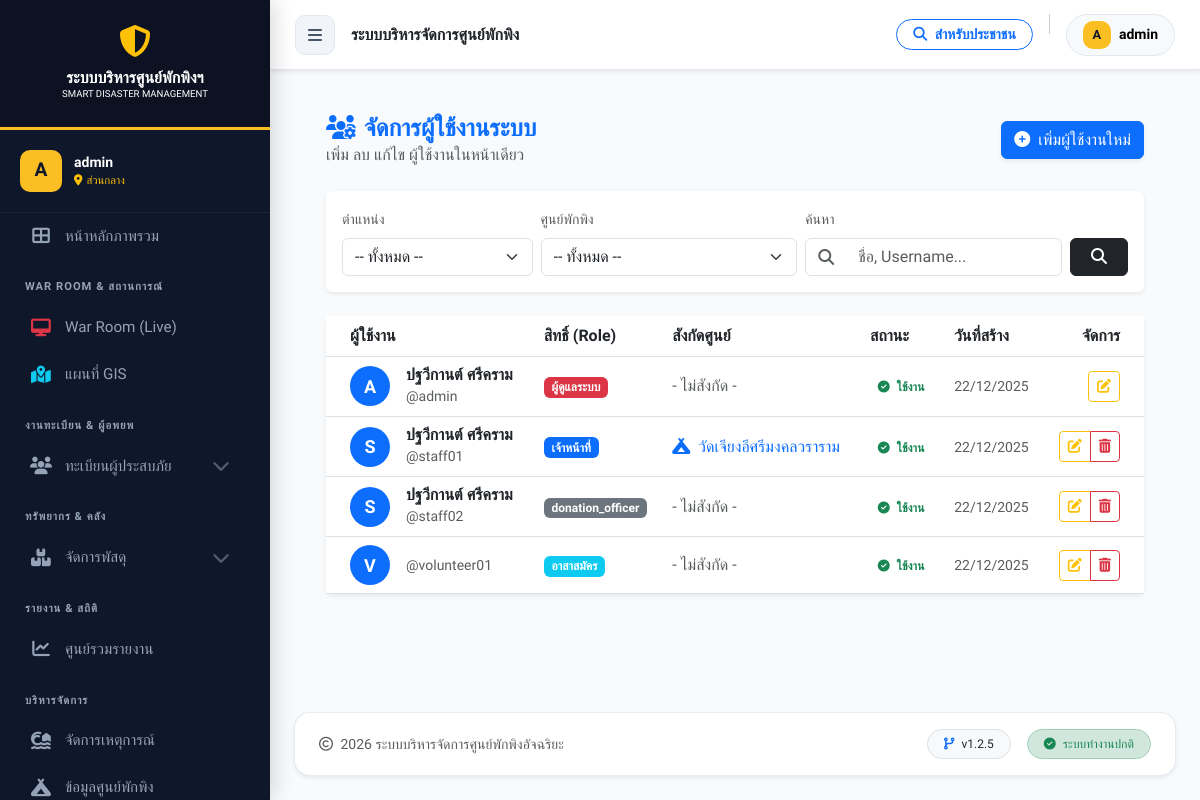
Screenshot of /user_manager.php (signed in) with the database file from the repository.
### tables this page shows
CREATE TABLE `users` (
  `id` int(11) NOT NULL,
  `username` varchar(50) NOT NULL COMMENT 'ชื่อผู้ใช้',
  `password` varchar(255) NOT NULL COMMENT 'รหัสผ่าน (Hashed)',
  `first_name` varchar(100) DEFAULT '',
  `last_name` varchar(100) DEFAULT '',
  `full_name` varchar(100) NOT NULL COMMENT 'ชื่อ-นามสกุล',
  `role` varchar(50) NOT NULL DEFAULT 'staff',
  `shelter_id` int(11) DEFAULT NULL COMMENT 'สังกัดศูนย์พักพิง',
  `created_at` timestamp NOT NULL DEFAULT current_timestamp(),
  `last_login` datetime DEFAULT NULL,
  `status` enum('active','inactive') DEFAULT 'active' COMMENT 'สถานะผู้ใช้'
);

CREATE TABLE `shelters` (
  `id` int(11) NOT NULL,
  `incident_id` int(11) NOT NULL COMMENT 'ผูกกับเหตุการณ์ไหน',
  `name` varchar(200) NOT NULL COMMENT 'ชื่อศูนย์',
  `location` text NOT NULL COMMENT 'ที่ตั้ง',
  `district` varchar(100) DEFAULT NULL,
  `province` varchar(100) DEFAULT NULL,
  `latitude` decimal(10,8) DEFAULT NULL,
  `longitude` decimal(11,8) DEFAULT NULL,
  `capacity` int(11) NOT NULL DEFAULT 0 COMMENT 'ความจุสูงสุด',
  `contact_person` varchar(255) DEFAULT NULL,
  `contact_phone` varchar(20) DEFAULT NULL,
  `status` enum('open','full','closed') NOT NULL DEFAULT 'open',
  `last_updated` datetime DEFAULT NULL,
  `created_at` datetime DEFAULT current_timestamp()
);

### user_manager.php (the view, shortened to what this page needs)
<?php
include 'includes/header.php';
$search = isset($_GET['search']) ? trim($_GET['search']) : '';
$sql = "SELECT u.*, s.name as shelter_name FROM users u LEFT JOIN shelters s ON u.shelter_id = s.id WHERE 1=1";
$sql .= " ORDER BY u.created_at DESC";
$result = $conn->query($sql);
function getRoleBadge($role) {
    switch ($role) {
        case 'admin': return '<span class="badge bg-danger">ผู้ดูแลระบบ</span>';
        case 'staff': return '<span class="badge bg-primary">เจ้าหน้าที่</span>';
        case 'volunteer': return '<span class="badge bg-info">อาสาสมัคร</span>';
        default: return '<span class="badge bg-secondary">'.$role.'</span>';
    }
}
?>
<link rel="stylesheet" href="https://cdn.jsdelivr.net/npm/sweetalert2@11/dist/sweetalert2.min.css">
<div class="main-content">
    <div class="page-content">
        <div class="container-fluid">
            <div class="d-flex justify-content-between align-items-center mb-4">
                <div>
                    <h4 class="mb-0 text-primary fw-bold"><i class="fas fa-users-cog me-2"></i>จัดการผู้ใช้งานระบบ</h4>
                    <span class="text-muted">เพิ่ม ลบ แก้ไข ผู้ใช้งานในหน้าเดียว</span>
                </div>
                <button type="button" class="btn btn-primary shadow-sm" onclick="openModal()">
                    <i class="fas fa-plus-circle me-1"></i> เพิ่มผู้ใช้งานใหม่
                </button>
            </div>
            <div class="card border-0 shadow-sm mb-4">
                <div class="card-body">
                    <form method="GET" class="row g-2 align-items-end">
                        <div class="col-md-3">
                            <label class="form-label small text-muted">ตำแหน่ง</label>
                            <select name="role" class="form-select" onchange="this.form.submit()">
                                <option value="">-- ทั้งหมด --</option>
                            </select>
                        </div>
                        <div class="col-md-4">
                            <label class="form-label small text-muted">ศูนย์พักพิง</label>
                            <select name="shelter_id" class="form-select" onchange="this.form.submit()">
                                <option value="">-- ทั้งหมด --</option>
                            </select>
                        </div>
                        <div class="col-md-4">
                            <label class="form-label small text-muted">ค้นหา</label>
                            <div class="input-group">
                                <span class="input-group-text bg-white"><i class="fas fa-search text-muted"></i></span>
                                <input type="text" class="form-control border-start-0" name="search" placeholder="ชื่อ, Username..." value="<?php echo htmlspecialchars($search); ?>">
                            </div>
                        </div>
                        <div class="col-md-1">
                            <button type="submit" class="btn btn-dark w-100"><i class="fas fa-search"></i></button>
                        </div>
                    </form>
                </div>
            </div>
            <div class="card border-0 shadow-sm">
                <div class="card-body p-0">
                    <div class="table-responsive">
                        <table class="table table-hover align-middle mb-0">
                            <thead class="bg-light">
                                <tr>
                                    <th class="ps-4">ผู้ใช้งาน</th>
                                    <th>สิทธิ์ (Role)</th>
                                    <th>สังกัดศูนย์</th>
                                    <th>สถานะ</th>
                                    <th>วันที่สร้าง</th>
                                    <th class="text-end pe-4">จัดการ</th>
                                </tr>
                            </thead>
                            <tbody>
                                <?php if ($result && $result->num_rows > 0): ?>
                                    <?php while ($row = $result->fetch_assoc()): ?>
                                        <tr>
                                            <td class="ps-4">
                                                <div class="d-flex align-items-center">
                                                    <div class="avatar-circle me-3">
                                                        <?php echo substr($row['username'], 0, 1); ?>
                                                    </div>
                                                    <div>
                                                        <h6 class="mb-0 fw-bold text-dark">
                                                            <?php echo htmlspecialchars($row['first_name'] . ' ' . $row['last_name']); ?>
                                                        </h6>
                                                        <small class="text-muted">@<?php echo htmlspecialchars($row['username']); ?></small>
                                                    </div>
                                                </div>
                                            </td>
                                            <td><?php echo getRoleBadge($row['role']); ?></td>
                                            <td>
                                                <?php if (!empty($row['shelter_name'])): ?>
                                                    <span class="text-primary"><i class="fas fa-campground me-1"></i> <?php echo $row['shelter_name']; ?></span>
                                                <?php else: ?>
                                                    <span class="text-muted">- ไม่สังกัด -</span>
                                                <?php endif; ?>
                                            </td>
                                            <td>
                                                <?php
                                                $st = $row['status'] ?? 'active';
                                                if ($st == 'active'):
                                                ?>
                                                    <span class="badge bg-soft-success text-success"><i class="fas fa-check-circle me-1"></i> ใช้งาน</span>
                                                <?php else: ?>
                                                    <span class="badge bg-soft-secondary text-secondary"><i class="fas fa-ban me-1"></i> ระงับ</span>
                                                <?php endif; ?>
                                            </td>
                                            <td><small class="text-muted"><?php echo date('d/m/Y', strtotime($row['created_at'])); ?></small></td>
                                            <td class="text-end pe-4">
                                                <div class="btn-group">
                                                    <button type="button" class="btn btn-sm btn-outline-warning"
                                                            onclick='editUser(<?php echo json_encode($row); ?>)' title="แก้ไข">
                                                        <i class="fas fa-edit"></i>
                                                    </button>
                                                    <?php if ($row['username'] !== 'admin'): ?>
                                                        <button type="button" class="btn btn-sm btn-outline-danger"
                                                                onclick="confirmDelete(<?php echo $row['id']; ?>)" title="ลบ">
                                                            <i class="fas fa-trash-alt"></i>
                                                        </button>
                                                    <?php endif; ?>
                                                </div>
                                            </td>
                                        </tr>
                                    <?php endwhile; ?>
                                <?php else: ?>
                                    <tr><td colspan="6" class="text-center py-5 text-muted">ไม่พบข้อมูลผู้ใช้งาน</td></tr>
                                <?php endif; ?>
                            </tbody>
                        </table>
                    </div>
                </div>
            </div>
        </div>
    </div>
</div>
<?php include 'includes/footer.php'; ?>

### includes/header.php (style rules this page uses)
:root { --sidebar-width: 270px; --nav-bg: #0f172a; --nav-hover: #1e293b; --active-gold: #fbbf24; --text-main: #f1f5f9; --text-muted: #94a3b8; --body-bg: #f8fafc; --header-height: 70px; --primary-color: #0d6efd; }
body { font-family: 'Prompt', sans-serif; background-color: var(--body-bg); color: #334155; overflow-x: hidden; margin: 0; transition: margin-left 0.3s ease; }

### user_manager.php (style rules this page uses)
.main-content { margin-left: 0 !important; padding: 20px !important; width: 100% !important; }
.avatar-circle { width: 40px; height: 40px; background-color: #0d6efd; color: white; border-radius: 50%; display: flex; align-items: center; justify-content: center; font-weight: bold; font-size: 18px; text-transform: uppercase; }

### rows the page displays
users: username "A", first_name+last_name "ปฐวีกานต์ ศรีคราม", username "admin", role "ผู้ดูแลระบบ", shows "- ไม่สังกัด -", status "active" (drawn), created_at "22/12/2025"
users: username "S", first_name+last_name "ปฐวีกานต์ ศรีคราม", username "staff01", role "เจ้าหน้าที่", shelter.name "วัดเจียงอีศรีมงคลวราราม", status "active" (drawn), created_at "22/12/2025"
users: username "S", first_name+last_name "ปฐวีกานต์ ศรีคราม", username "staff02", role "donation_officer", shows "- ไม่สังกัด -", status "active" (drawn), created_at "22/12/2025"
users: username "V", username "volunteer01", role "อาสาสมัคร", shows "- ไม่สังกัด -", status "active" (drawn), created_at "22/12/2025"

### other values shown
substr($_SESSION['username'] ?? 'U', 0, 1) "A"
$_SESSION['username'] "admin"
$user_shelter_name ?: 'ส่วนกลาง' "ส่วนกลาง"
